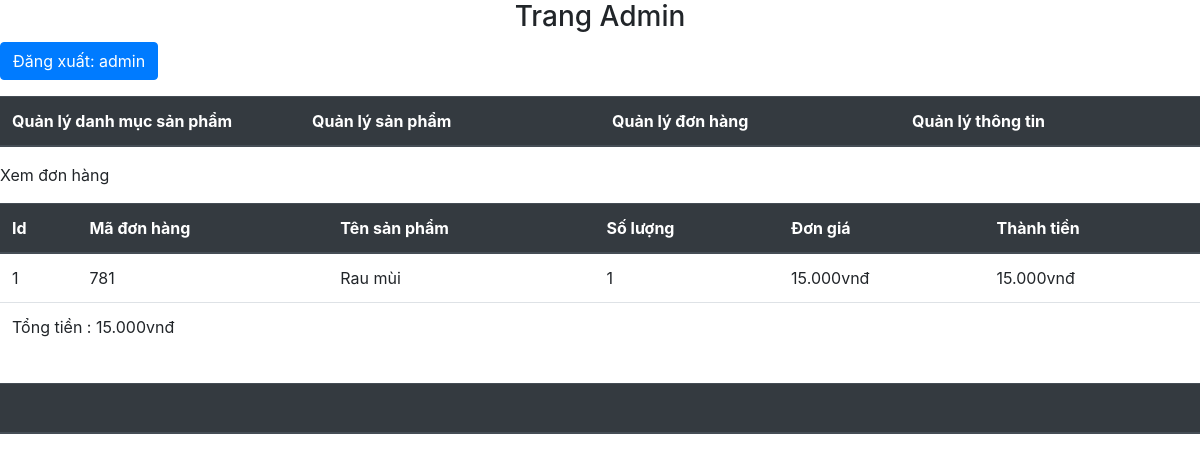
The app's page /admincp/index.php?action=donhang&query=xemdonhang&code=781 (signed in) with its own data.
### tables this page shows
CREATE TABLE `tbl_cart_details` (
  `id_cart_details` int NOT NULL,
  `code_cart` varchar(10) NOT NULL,
  `id_sanpham` int NOT NULL,
  `soluongmua` int NOT NULL
);

CREATE TABLE `tbl_sanpham` (
  `id_sanpham` int NOT NULL,
  `tensanpham` varchar(250) NOT NULL,
  `masp` varchar(100) NOT NULL,
  `giasp` varchar(50) NOT NULL,
  `hinhanh` varchar(50) NOT NULL,
  `xuatxu` text NOT NULL,
  `tinhtrang` varchar(50) NOT NULL,
  `id_danhmuc` int NOT NULL
);

### admincp/modules/quanlydonhang/xemdonhang.php (the view)
<p>Xem đơn hàng</p>
<?php
	$code = $_GET['code'];
	$sql_lietke_dh = "SELECT * FROM tbl_cart_details,tbl_sanpham WHERE tbl_cart_details.id_sanpham=tbl_sanpham.id_sanpham AND tbl_cart_details.code_cart='".$code."' ORDER BY tbl_cart_details.id_cart_details DESC";
	$query_lietke_dh = mysqli_query($mysqli,$sql_lietke_dh);
?>
<table class="table bordered">
  <thead class="thead-dark">
    <tr>
    <th>Id</th>
    <th>Mã đơn hàng</th>
    <th>Tên sản phẩm</th>
    <th>Số lượng</th>
    <th>Đơn giá</th>
    <th>Thành tiền</th>
  </tr>
  </thead>
  <?php
  $i = 0;
  $tongtien = 0;
  while($row = mysqli_fetch_array($query_lietke_dh)){
  	$i++;
  	$thanhtien = $row['giasp']*$row['soluongmua'];
  	$tongtien += $thanhtien ;
  ?>
  <tr>
  	<td><?php echo $i ?></td>
    <td><?php echo $row['code_cart'] ?></td>
    <td><?php echo $row['tensanpham'] ?></td>
    <td><?php echo $row['soluongmua'] ?></td>
    <td><?php echo number_format($row['giasp'],0,',','.').'vnđ' ?></td>
    <td><?php echo number_format($thanhtien,0,',','.').'vnđ' ?></td>
  </tr>
  <?php
  }
  ?>
  <tr>
  	<td colspan="6" >
   		<p>Tổng tiền : <?php echo number_format($tongtien,0,',','.').'vnđ' ?></p>
   	</td>
  </tr>
</table>

### records on screen
tbl_cart_details: code_cart "781", id_sanpham.tensanpham "Rau mùi", soluongmua "1", id_sanpham.giasp "15.000", thanhtien "15.000"

### other values on screen
$_SESSION['dangnhap'] "admin"
$tongtien "15.000"
